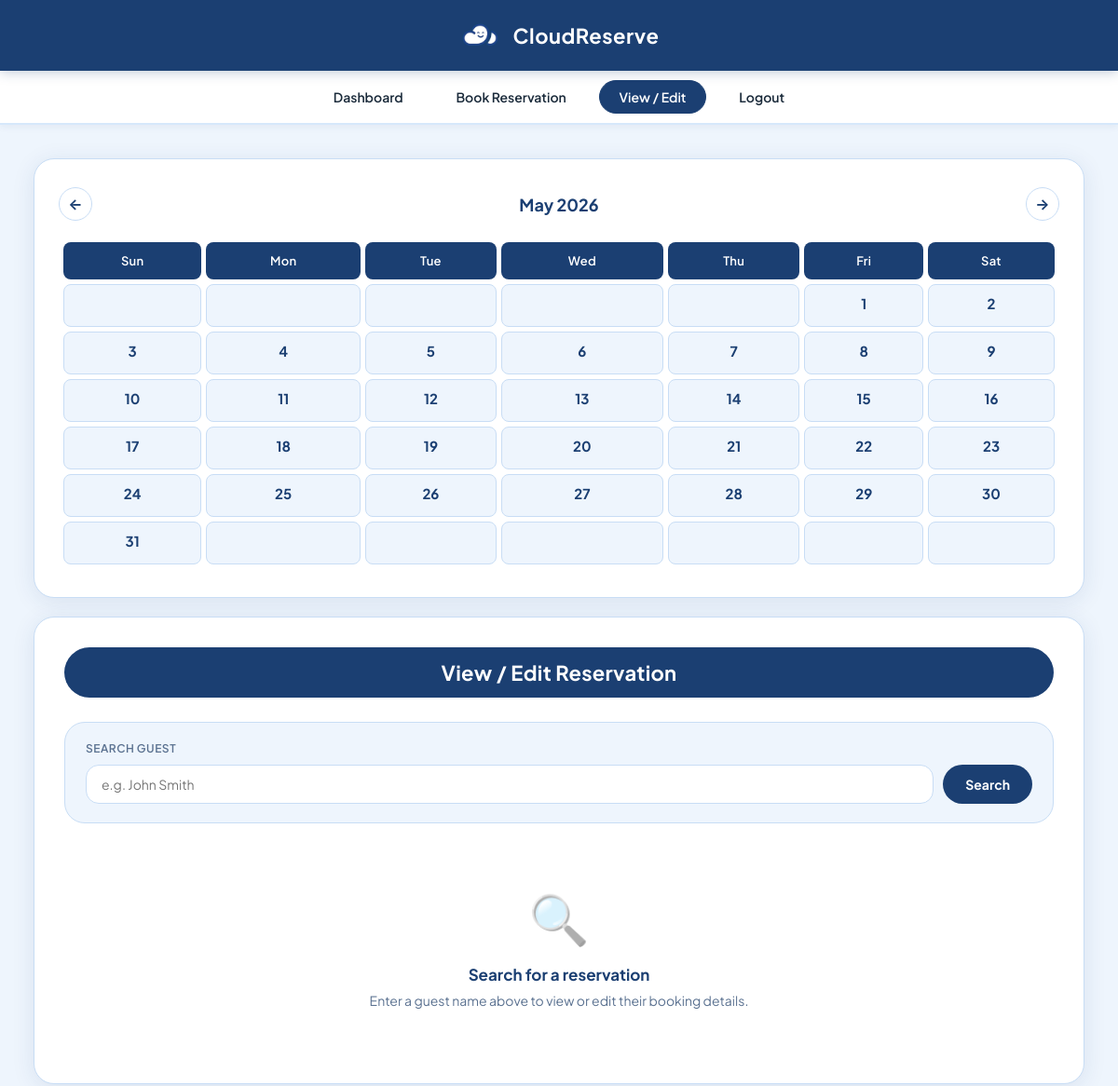
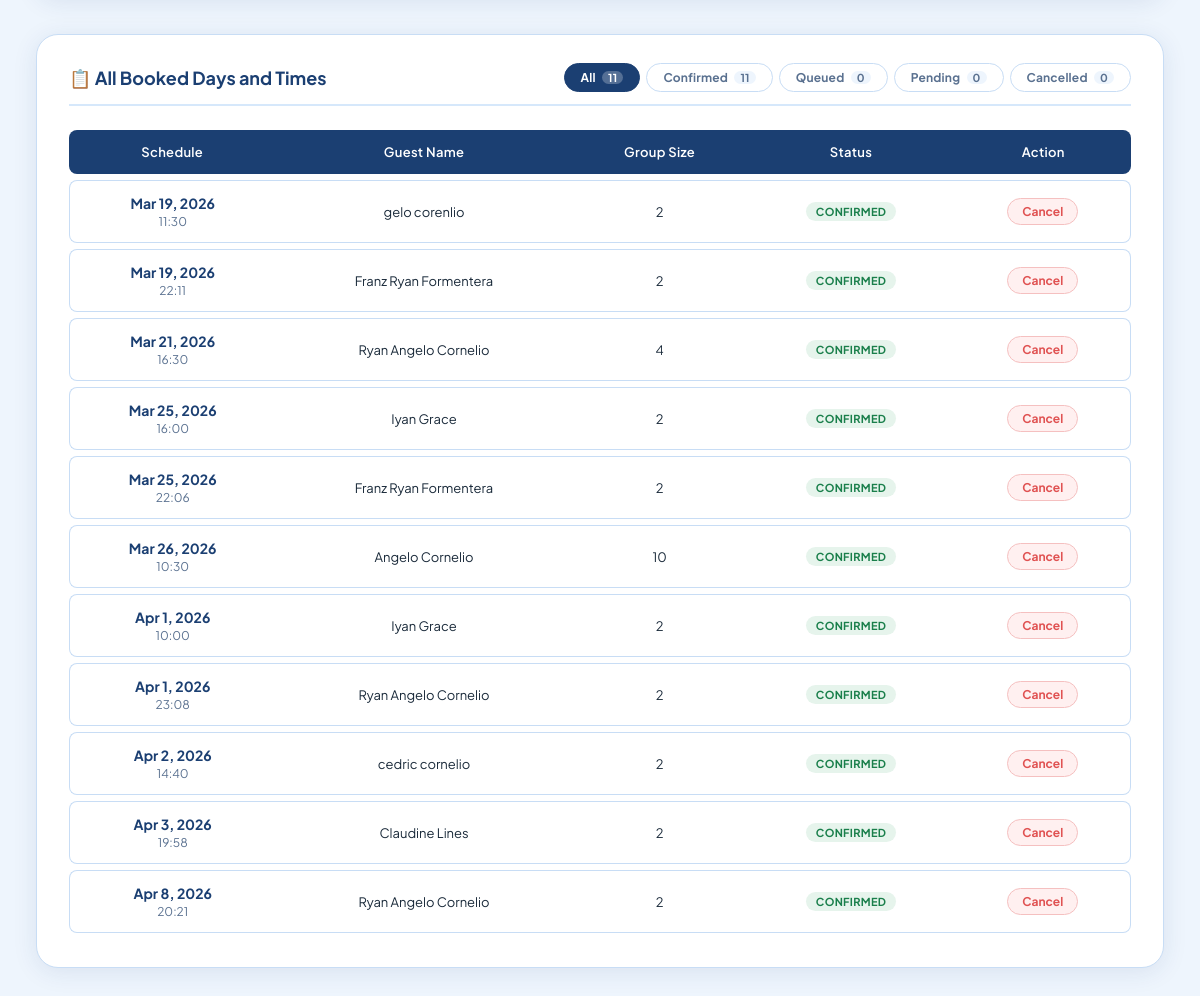
The app's page /view_edit?month=5&year=2026 (signed in) with its own data (2 pictures, top to bottom).
### tables this page shows
CREATE TABLE reservation (
    id INTEGER PRIMARY KEY AUTOINCREMENT,
    guest_name TEXT NOT NULL,
    contact TEXT,
    email TEXT NOT NULL,
    date TEXT NOT NULL,
    time TEXT NOT NULL,
    group_size INTEGER NOT NULL,
    status TEXT NOT NULL,
    staff_id INTEGER,
    FOREIGN KEY(staff_id) REFERENCES staff(id)
);

### app.py (the view, shortened to what this page needs)
@app.route('/view_edit', methods=['GET', 'POST'])
def view_edit():
    if 'staff_id' not in session:
        return redirect(url_for('index'))
    reservation = None
    error       = None
    db          = get_db()
    all_reservations = [dict(r) for r in db.execute(
        'SELECT * FROM reservation ORDER BY date, time'
    ).fetchall()]
    today = datetime.date.today()
    try:
        month = int(request.args.get('month', today.month))
        year  = int(request.args.get('year',  today.year))
    except ValueError:
        month, year = today.month, today.year
    if month < 1:
        month, year = 12, year - 1
    elif month > 12:
        month, year = 1, year + 1
    prev_month, prev_year, next_month, next_year, month_name = get_calendar_nav(year, month)
    calendar = build_calendar(year, month, all_reservations)
    return render_template('view_edit.html',
        reservation=reservation,
        error=error,
        all_reservations=all_reservations,
        calendar=calendar,
        month=month,
        year=year,
        month_name=month_name,
        prev_month=prev_month,
        prev_year=prev_year,
        next_month=next_month,
        next_year=next_year
    )

### app.py (called while the page is built)
def get_db():
    conn = sqlite3.connect(DATABASE)
    conn.row_factory = sqlite3.Row
    return conn

def build_calendar(year, month, all_reservations):
    first_day = datetime.date(year, month, 1)
    last_day = (first_day.replace(day=28) + datetime.timedelta(days=4)).replace(day=1) - datetime.timedelta(days=1)
    calendar = []
    week = []
    for _ in range((first_day.weekday() + 1) % 7):
        week.append(None)
    for d in range(1, last_day.day + 1):
        date_obj = datetime.date(year, month, d)
        date_str = date_obj.strftime('%Y-%m-%d')
        bookings = [r for r in all_reservations if r['date'] == date_str]
        week.append({'day': d, 'date': date_str, 'bookings': bookings})
        if len(week) == 7:
            calendar.append(week)
            week = []
    if week:
        while len(week) < 7:
            week.append(None)
        calendar.append(week)
    return calendar

def get_calendar_nav(year, month):
    prev_month = month - 1 if month > 1 else 12
    prev_year  = year     if month > 1 else year - 1
    next_month = month + 1 if month < 12 else 1
    next_year  = year     if month < 12 else year + 1
    month_name = datetime.date(year, month, 1).strftime('%B')
    return prev_month, prev_year, next_month, next_year, month_name

### templates/view_edit.html (shortened to what this page needs)
<!DOCTYPE html>
<html lang="en">
<head>
    <link rel="stylesheet" href="/static/style.css">
</head>
<body>
    <header>
        <div class="header-inner">
            <img src="/static/logo.png" alt="CloudReserve Logo" class="header-logo">
            <span class="header-title">CloudReserve</span>
        </div>
    </header>
    <nav>
        <a href="/dashboard">Dashboard</a>
        <a href="/reserve">Book Reservation</a>
        <a href="/view_edit" class="active">View / Edit</a>
        <a href="#" onclick="event.preventDefault(); openModal('logoutOverlay')">Logout</a>
    </nav>
    <main>
        <div class="flex-container">
            <section class="calendar-section large-calendar">
                <div class="calendar-nav">
                    <a class="cal-nav-btn" href="/view_edit?month={{ prev_month }}&amp;year={{ prev_year }}" title="Previous month">&#8592;</a>
                    <span class="calendar-nav-title">{{ month_name }} {{ year }}</span>
                    <a class="cal-nav-btn" href="/view_edit?month={{ next_month }}&amp;year={{ next_year }}" title="Next month">&#8594;</a>
                </div>
                <table class="calendar-table">
                    <thead>
                        <tr><th>Sun</th><th>Mon</th><th>Tue</th><th>Wed</th><th>Thu</th><th>Fri</th><th>Sat</th></tr>
                    </thead>
                    <tbody>
                        {% for week in calendar %}
                            <tr>
                            {% for day in week %}
                                {% if day %}
                                    <td class="{% if day.bookings|length > 0 %}booked-day has-bookings{% endif %}"
                                        >
                                        <div>{{ day.day }}</div>
                                    </td>
                                {% else %}
                                    <td></td>
                                {% endif %}
                            {% endfor %}
                            </tr>
                        {% endfor %}
                    </tbody>
                </table>
            </section>
            <section class="edit-section">
                <h2>View / Edit Reservation</h2>
                <div class="search-box" id="searchBox">
                    <div class="search-box-header">
                        <label for="guest_name_input">Search Guest</label>
                    </div>
                    <form method="post" action="/view_edit" id="searchForm">
                        <div class="search-input-row {% if reservation %}hidden{% endif %}" id="searchInputRow">
                            <input type="text" id="guest_name_input" name="guest_name"
                                   placeholder="e.g. John Smith" required
                                   value="{{ request.form.guest_name if request.form.guest_name and not reservation else '' }}">
                            <button type="submit">Search</button>
                        </div>
                    </form>
                </div>
                {% if not reservation and not error %}
                <div class="empty-state">
                    <span class="empty-state-icon">🔍</span>
                    <div class="empty-state-title">Search for a reservation</div>
                    <div class="empty-state-sub">Enter a guest name above to view or edit their booking details.</div>
                </div>
                {% endif %}
            </section>
        </div>
        <div class="bookings-always-section">
            <div class="bookings-always-card">
                <div class="bookings-card-header">
                    <h3>📋 All Booked Days and Times</h3>
                    <div class="filter-tabs" id="filterTabs">
                        <button class="filter-tab active" data-filter="all"
                            onclick="filterTable('all')">
                            All <span class="tab-count" id="count-all">0</span>
                        </button>
                        <button class="filter-tab" data-filter="confirmed"
                            onclick="filterTable('confirmed')">
                            Confirmed <span class="tab-count" id="count-confirmed">0</span>
                        </button>
                        <button class="filter-tab" data-filter="queued"
                            onclick="filterTable('queued')">
                            Queued <span class="tab-count" id="count-queued">0</span>
                        </button>
                        <button class="filter-tab" data-filter="pending"
                            onclick="filterTable('pending')">
                            Pending <span class="tab-count" id="count-pending">0</span>
                        </button>
                        <button class="filter-tab" data-filter="cancelled"
                            onclick="filterTable('cancelled')">
                            Cancelled <span class="tab-count" id="count-cancelled">0</span>
                        </button>
                    </div>
                </div>
                <table class="bookings-table" id="allBookingsTable">
                    <thead>
                        <tr>
                            <th>Schedule</th>
                            <th>Guest Name</th>
                            <th>Group Size</th>
                            <th>Status</th>
                            <th>Action</th>
                        </tr>
                    </thead>
                    <tbody>
                        {% if all_reservations and all_reservations|length > 0 %}
                            {% for r in all_reservations %}
                            <tr data-date="{{ r.date }}" data-status="{{ r.status | lower }}">
                                <td>
                                    <div style="font-weight:700; color:var(--blue-deep); font-size:14px;"
                                         data-rawdate="{{ r.date }}">{{ r.date }}</div>
                                    <div style="font-size:12px; color:var(--text-muted); margin-top:2px;">{{ r.time }}</div>
                                </td>
                                <td>{{ r.guest_name }}</td>
                                <td>{{ r.group_size }}</td>
                                <td>
                                    {% if r.status == 'confirmed' %}
                                        <span class="badge badge-confirmed">Confirmed</span>
                                    {% elif r.status == 'queued' %}
                                        <span class="badge badge-queued">Queued</span>
                                    {% elif r.status == 'cancelled' %}
                                        <span class="badge badge-cancelled">Cancelled</span>
                                    {% else %}
                                        <span class="badge badge-pending">Pending</span>
                                    {% endif %}
                                </td>
                                <td>
                                    <button class="btn-delete"
                                        onclick="confirmDelete('{{ r.id }}', '{{ r.guest_name }}')">
                                        Cancel
                                    </button>
                                </td>
                            </tr>
                            {% endfor %}
                        {% else %}
                            <tr id="noDataRow">
                                <td colspan="5" style="text-align:center; padding:24px; color:var(--text-muted); font-style:italic;">
                                    No bookings found.
                                </td>
                            </tr>
                        {% endif %}
                    </tbody>
                </table>
            </div>
        </div>
    </main>
</body>
</html>

### static/style.css (style rules this page uses)
*, *::before, *::after { margin: 0; padding: 0; box-sizing: border-box; }
:root { --blue-deep: #1b3f72; --blue-mid: #2d5f9e; --blue-bright: #3a7bd5; --blue-light: #d6e8fb; --blue-pale: #eef5fd; --white: #ffffff; --text-dark: #1a2a3a; --text-muted: #5a7190; --border: #c8ddf5; --danger: #e05252; --radius-sm: 8px; --radius-md: 14px; --radius-lg: 22px; --radius-pill: 999px; --shadow-card: 0 4px 24px rgba(27, 63, 114, 0.10); --shadow-hover: 0 8px 32px rgba(27, 63, 114, 0.18); --font: 'Plus Jakarta Sans', -apple-system, BlinkMacSystemFont, sans-serif; }
body { font-family: var(--font); background: var(--blue-pale); color: var(--text-dark); min-height: 100vh; overflow-x: hidden; }
header { background: var(--blue-deep); padding: 0; position: relative; z-index: 10; box-shadow: 0 2px 12px rgba(27, 63, 114, 0.25); }
nav { background: var(--white); padding: 10px 24px; text-align: center; border-bottom: 2px solid var(--blue-light); box-shadow: 0 2px 8px rgba(27, 63, 114, 0.07); backdrop-filter: none; }
nav a { color: var(--text-dark); text-decoration: none; margin: 0 6px; font-weight: 600; font-size: 14px; padding: 8px 20px; border-radius: var(--radius-pill); border: 1.5px solid transparent; transition: all 0.2s ease; display: inline-block; background: none; }
.flex-container { display: flex; gap: 24px; justify-content: stretch; align-items: flex-start; margin: 36px auto; width: 94%; max-width: 1500px; min-height: 600px; position: relative; z-index: 1; background: transparent; }
.calendar-section.large-calendar { flex: 0 0 44%; background: var(--white); border-radius: var(--radius-lg); box-shadow: var(--shadow-card); padding: 30px 26px; border: 1.5px solid var(--border); transition: box-shadow 0.25s ease, transform 0.25s ease; }
.calendar-table { width: 100%; border-collapse: separate; border-spacing: 5px; margin-top: 12px; font-size: 14px; background: transparent; border-radius: 0; }
.calendar-table th { padding: 12px 4px; text-align: center; background: var(--blue-deep); color: var(--white); font-weight: 600; font-size: 13px; border-radius: var(--radius-sm); letter-spacing: 0.3px; box-shadow: none; }
.calendar-table td { padding: 10px 4px; text-align: center; background: var(--blue-pale); border-radius: var(--radius-sm); border: 1.5px solid var(--border); transition: all 0.18s ease; vertical-align: top; min-height: 72px; box-shadow: none; }
.calendar-table td > div { font-weight: 700; font-size: 15px; margin-bottom: 5px; color: var(--blue-deep); }
.edit-section { flex: 0 0 56%; background: var(--white); border-radius: var(--radius-lg); box-shadow: var(--shadow-card); padding: 32px 32px; border: 1.5px solid var(--border); transition: box-shadow 0.25s ease, transform 0.25s ease; }
.edit-section h2 { color: var(--white); text-align: center; margin-bottom: 26px; font-size: 22px; font-weight: 700; background: var(--blue-deep); padding: 13px 28px; border-radius: var(--radius-pill); display: block; width: 100%; letter-spacing: 0.3px; box-shadow: none; border: none; }
.bookings-table { width: 100%; border-collapse: separate; border-spacing: 0 6px; margin-top: 16px; background: transparent; }
.bookings-table th { background: var(--blue-deep); color: var(--white); font-weight: 600; font-size: 13px; padding: 14px 12px; text-align: center; letter-spacing: 0.3px; white-space: nowrap; border-radius: 0; }
.bookings-table th:first-child { border-radius: var(--radius-sm) 0 0 var(--radius-sm); }
.bookings-table th:last-child { border-radius: 0 var(--radius-sm) var(--radius-sm) 0; }
.bookings-table td { padding: 13px 12px; text-align: center; background: var(--white); border-top: 1px solid var(--border); border-bottom: 1px solid var(--border); font-size: 13px; color: var(--text-dark); transition: background 0.15s; }
.bookings-table td:first-child { border-left: 1px solid var(--border); border-radius: var(--radius-sm) 0 0 var(--radius-sm); }
.bookings-table td:last-child { border-right: 1px solid var(--border); border-radius: 0 var(--radius-sm) var(--radius-sm) 0; }
@media (max-width: 1200px) { .flex-container { flex-direction: column; gap: 20px; } }
@media (max-width: 1200px) { .calendar-section.large-calendar, .edit-section { flex: 0 0 100%; width: 100%; } }
@media (max-width: 1200px) { .calendar-table { font-size: 13px; } }

### records on screen
reservation: time "11:30", guest_name "gelo corenlio", group_size "2", status "CONFIRMED"
reservation: time "22:11", guest_name "Franz Ryan Formentera", group_size "2", status "CONFIRMED"
reservation: time "16:30", guest_name "Ryan Angelo Cornelio", group_size "4", status "CONFIRMED"
reservation: time "16:00", guest_name "Iyan Grace", group_size "2", status "CONFIRMED"
reservation: time "22:06", guest_name "Franz Ryan Formentera", group_size "2", status "CONFIRMED"
reservation: time "10:30", guest_name "Angelo Cornelio", group_size "10", status "CONFIRMED"
reservation: time "10:00", guest_name "Iyan Grace", group_size "2", status "CONFIRMED"
reservation: time "23:08", guest_name "Ryan Angelo Cornelio", group_size "2", status "CONFIRMED"
reservation: time "14:40", guest_name "cedric cornelio", group_size "2", status "CONFIRMED"
reservation: time "19:58", guest_name "Claudine Lines", group_size "2", status "CONFIRMED"
reservation: time "20:21", guest_name "Ryan Angelo Cornelio", group_size "2", status "CONFIRMED"

### other values on screen
{{ month_name }} "May"
{{ year }} "2026"
{{ day.day }} "1" "2" "3" "4" "5" "6" "7" "8" "9" "10" "11" "12" "13" "14" "15" "16" "17" "18" "19" "20" "21" "22" "23" "24" "25" "26" "27" "28" "29" "30" "31"
